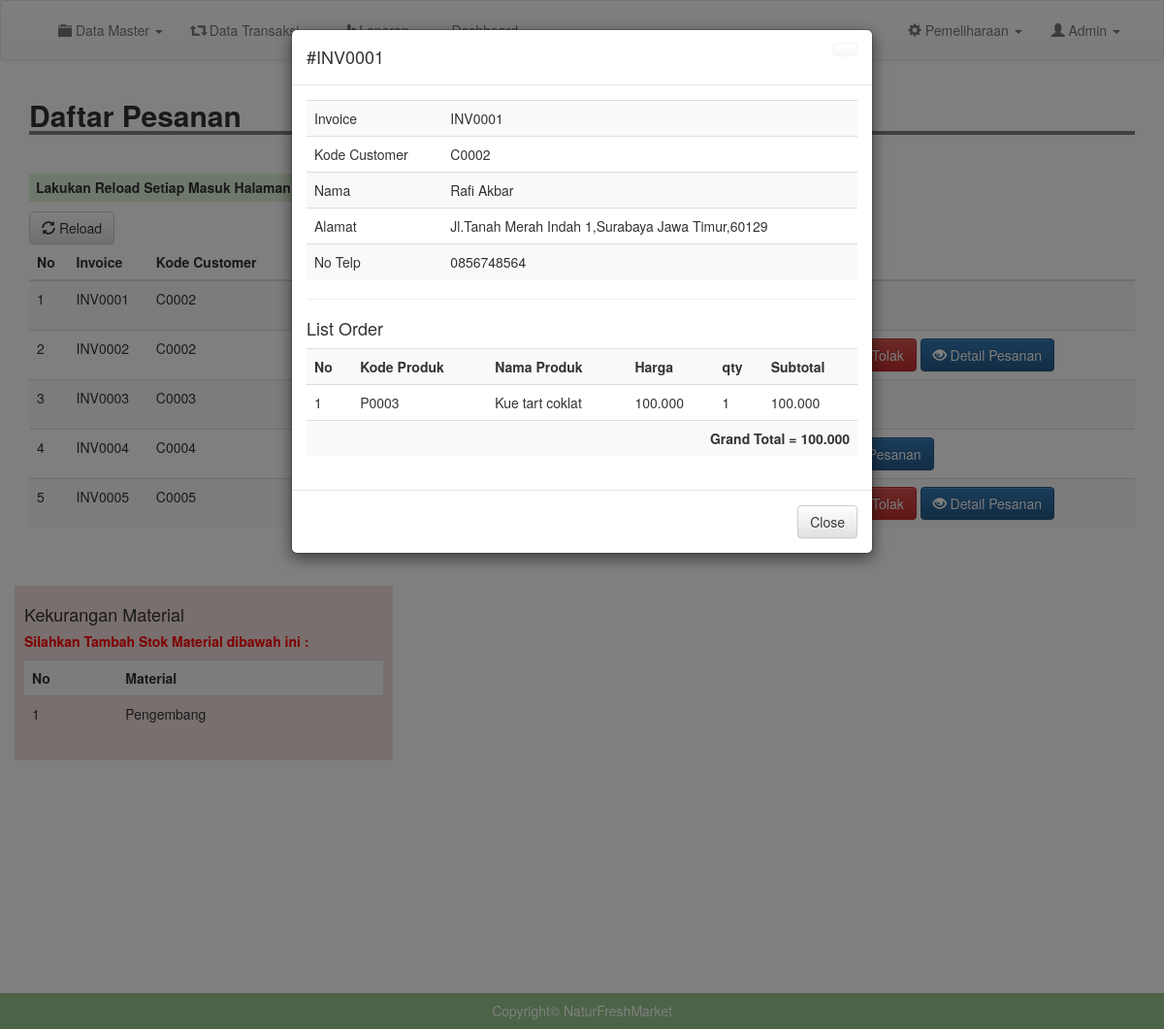
The page /admin/detailorder.php?inv=INV0001 (signed in) on the database its author committed.
### tables this page shows
CREATE TABLE `produksi` (
  `id_order` int(11) NOT NULL,
  `invoice` varchar(200) NOT NULL,
  `kode_customer` varchar(200) NOT NULL,
  `kode_produk` varchar(200) NOT NULL,
  `nama_produk` varchar(200) NOT NULL,
  `qty` int(11) NOT NULL,
  `harga` int(11) NOT NULL,
  `status` varchar(200) NOT NULL,
  `tanggal` date NOT NULL,
  `provinsi` varchar(200) NOT NULL,
  `kota` varchar(200) NOT NULL,
  `alamat` varchar(200) NOT NULL,
  `kode_pos` varchar(200) NOT NULL,
  `terima` varchar(200) NOT NULL,
  `tolak` varchar(200) NOT NULL,
  `cek` int(11) NOT NULL
);

CREATE TABLE `customer` (
  `kode_customer` varchar(100) NOT NULL,
  `nama` varchar(100) NOT NULL,
  `email` varchar(100) NOT NULL,
  `username` varchar(100) NOT NULL,
  `password` varchar(100) NOT NULL,
  `telp` varchar(200) NOT NULL
);

### admin/detailorder.php (the view, shortened to what this page needs)
<?php
include 'header.php';
$invoices = $_GET['inv'];
$d_order = mysqli_query($conn, "SELECT * FROM produksi WHERE invoice = '$invoices'");
$t_order = mysqli_fetch_assoc($d_order);
$sortage = mysqli_query($conn, "SELECT * FROM produksi where cek = '1'");
$cek_sor = mysqli_num_rows($sortage);
$cs = mysqli_query($conn, "SELECT * FROM customer WHERE kode_customer = '".$t_order['kode_customer']."'");
$t_cs = mysqli_fetch_assoc($cs);
?>
<div class="container">
	<h2 style=" width: 100%; border-bottom: 4px solid gray"><b>Daftar Pesanan</b></h2>
	<br>
	<h5 class="bg-success" style="padding: 7px; width: 710px; font-weight: bold;"><marquee>Lakukan Reload Setiap Masuk Halaman ini, untuk menghindari terjadinya kesalahan data dan informasi</marquee></h5>
	<a href="produksi.php" class="btn btn-default"><i class="glyphicon glyphicon-refresh"></i> Reload</a>
	<table class="table table-striped">
		<thead>
			<tr>
				<th scope="col">No</th>
				<th scope="col">Invoice</th>
				<th scope="col">Kode Customer</th>
				<th scope="col">Status</th>
				<th scope="col">Tanggal</th>
				<th scope="col">Action</th>
			</tr>
		</thead>
		<tbody>
			<?php
			$result = mysqli_query($conn, "SELECT DISTINCT invoice, kode_customer, status, kode_produk, qty,terima,tolak, cek FROM produksi group by invoice");
			$no = 1;
			while($row = mysqli_fetch_assoc($result)){
				$kodep = $row['kode_produk'];
				$inv = $row['invoice'];
				?>
				<tr>
					<td><?= $no; ?></td>
					<td><?= $row['invoice']; ?></td>
					<td><?= $row['kode_customer']; ?></td>
					<?php if($row['terima'] == 1){ ?>
						<td style="color: green;font-weight: bold;">Pesanan Diterima (Siap Kirim)
							<?php
						}else if($row['tolak'] == 1){
							?>
							<td style="color: red;font-weight: bold;">Pesanan Ditolak
								<?php
							}
							if($row['terima'] == 0 && $row['tolak'] == 0){
								?>
								<td style="color: orange;font-weight: bold;"><?= $row['status']; ?>
								<?php
							}
							$t_bom = mysqli_query($conn, "SELECT * FROM bom_produk WHERE kode_produk = '$kodep'");
							while($row1 = mysqli_fetch_assoc($t_bom)){
								$kodebk = $row1['kode_bk'];
								$inventory = mysqli_query($conn, "SELECT * FROM inventory WHERE kode_bk = '$kodebk'");
								$r_inv = mysqli_fetch_assoc($inventory);
								$kebutuhan = $row1['kebutuhan'];
								$qtyorder = $row['qty'];
								$inventory = $r_inv['qty'];
								$bom = ($kebutuhan * $qtyorder);
								$hasil = $inventory - $bom;
								if($hasil < 0 && $row['tolak'] == 0){
									mysqli_query($conn, "UPDATE produksi SET cek = '1' where invoice = '$inv'");
										$nama_material[] = $r_inv['nama'];
									?>
									<?php
								}
							}
							?>
						</td>
						<td>2020/26-01</td>
						<td>
							<?php if( $row['tolak']==0 && $row['cek']==1 && $row['terima']==0){ ?>
								<a href="inventory.php?cek=0" id="rq" class="btn btn-warning"><i class="glyphicon glyphicon-warning-sign"></i> Request Material Shortage</a>
								<a href="proses/tolak.php?inv=<?= $row['invoice']; ?>" class="btn btn-danger" onclick="return confirm('Yakin Ingin Menolak ?')"><i class="glyphicon glyphicon-remove-sign"></i> Tolak</a>
							<?php }else if($row['terima'] == 0 && $row['cek']==0){ ?>
								<a href="proses/terima.php?inv=<?= $row['invoice']; ?>&kdp=<?= $row['kode_produk']; ?>" class="btn btn-success"><i class="glyphicon glyphicon-ok-sign"></i> Terima</a>
								<a href="proses/tolak.php?inv=<?= $row['invoice']; ?>" class="btn btn-danger" onclick="return confirm('Yakin Ingin Menolak ?')"><i class="glyphicon glyphicon-remove-sign"></i> Tolak</a>
							<?php } ?>
							<a href="detailorder.php?inv=<?= $row['invoice']; ?>" type="submit" class="btn btn-primary"><i class="glyphicon glyphicon-eye-open"></i> Detail Pesanan</a>
						</td>
					</tr>
					<?php
					$no++;
				}
				?>
			</tbody>
		</table>
	<button type="hidden" data-toggle="modal" data-target="#myModal" id="btn" style="background-color: #fff; border: #fff;">
	</button>
	<div class="modal fade" id="myModal" tabindex="-1" role="dialog" aria-labelledby="myModalLabel">
		<div class="modal-dialog" role="document">
			<div class="modal-content">
				<div class="modal-header">
					<a href="m_produk.php" class="btn btn-default close"></a>
					<h4 class="modal-title" id="myModalLabel">#<?= $t_order['invoice']; ?></h4>
				</div>
				<div class="modal-body">
					<table class="table table-striped">
						<tr>
							<td>Invoice</td>
							<td><?= $t_order['invoice']; ?></td>
						</tr>
						<tr>
							<td>Kode Customer</td>
							<td><?= $t_order['kode_customer']; ?></td>
						</tr>
						<tr>
							<td>Nama</td>
							<td><?= $t_cs['nama']; ?></td>
						</tr>
						<tr>
							<td>Alamat</td>
							<td><?php echo  $t_order['alamat'].",".$t_order['kota']." ".$t_order['provinsi'].",".$t_order['kode_pos']; ?></td>
						</tr>
						<tr>
							<td>No Telp</td>
							<td><?= $t_cs['telp']; ?></td>
						</tr>
					</table>
					<hr>
					<h4>List Order</h4>
					<table class="table table-striped">
						<tr>
							<th>No</th>
							<th>Kode Produk</th>
							<th>Nama Produk</th>
							<th>Harga</th>
							<th>qty</th>
							<th>Subtotal</th>
						</tr>
					<?php
						$order = mysqli_query($conn, "SELECT * FROM produksi WHERE invoice = '$invoices'");
						$no = 1;
						$grand = 0;
						while ($list = mysqli_fetch_assoc($order)) {
					 ?>
						<tr>
							<td><?= $no;  ?></td>
							<td><?= $list['kode_produk']; ?></td>
							<td><?= $list['nama_produk']; ?></td>
							<td><?= number_format($list['harga'], 0, ".", ".");  ?></td>
							<td><?= $list['qty'];  ?></td>
							<td><?= number_format($list['harga']*$list['qty'], 0, ".", ".");  ?></td>
						</tr>
					<?php
						$sub = $list['harga'] * $list['qty'];
						$grand += $sub;
						$no++;
						}
					 ?>
						<tr>
							<td colspan="6" class="text-right"><b>Grand Total = <?= number_format($grand, 0, ".", ".");  ?></b></td>
						</tr>
					</table>
				</div>
				<div class="modal-footer">
					<a href="produksi.php" class="btn btn-default">Close</a>
				</div>
			</div>
		</div>
	</div>
		<?php
if($cek_sor > 0){
 ?>
	<br>
	<br>
	<div class="row">
		<div class="col-md-4 bg-danger" style="padding:10px;">
			<h4>Kekurangan Material </h4>
			<h5 style="color: red;font-weight: bold;">Silahkan Tambah Stok Material dibawah ini : </h5>
			<table class="table table-striped">
				<tr>
					<th>No</th>
					<th>Material</th>
				</tr>
	<?php
	$arr = array_values(array_unique($nama_material));
	for ($i=0; $i < count($arr); $i++) {
	 ?>
				<tr>
					<td><?= $i+1 ?></td>
					<td><?= $arr[$i]; ?></td>
				</tr>
	<?php } ?>
			</table>
		</div>
	</div>
<?php
}
 ?>
	</div>
	<br>
	<br>
	<br>
	<br>
	<br>
	<br>
	<br>
	<br>
	<br>
	<br>
	<br>
	<br>
	<?php
	include 'footer.php';
	?>

### css/style.css (style rules this page uses)
body { margin:0; padding: 0; }

### rows shown on the page
produksi: invoice "INV0001", kode_customer "C0002", alamat "Jl.Tanah Merah Indah 1", kota "Surabaya", provinsi "Jawa Timur", kode_pos "60129", kode_produk "P0003", nama_produk "Kue tart coklat", harga "100.000", qty "1", $list['harga']*$list['qty'] "100.000"
customer: nama "Rafi Akbar", telp "0856748564"

### other values the page prints
$row['invoice'] "INV0001"
$row['kode_customer'] "C0002"
$row['invoice'] "INV0002"
$row['invoice'] "INV0003"
$row['kode_customer'] "C0003"
$row['invoice'] "INV0004"
$row['kode_customer'] "C0004"
$row['invoice'] "INV0005"
$row['kode_customer'] "C0005"
$grand "100.000"
$arr[$i] "Pengembang"
